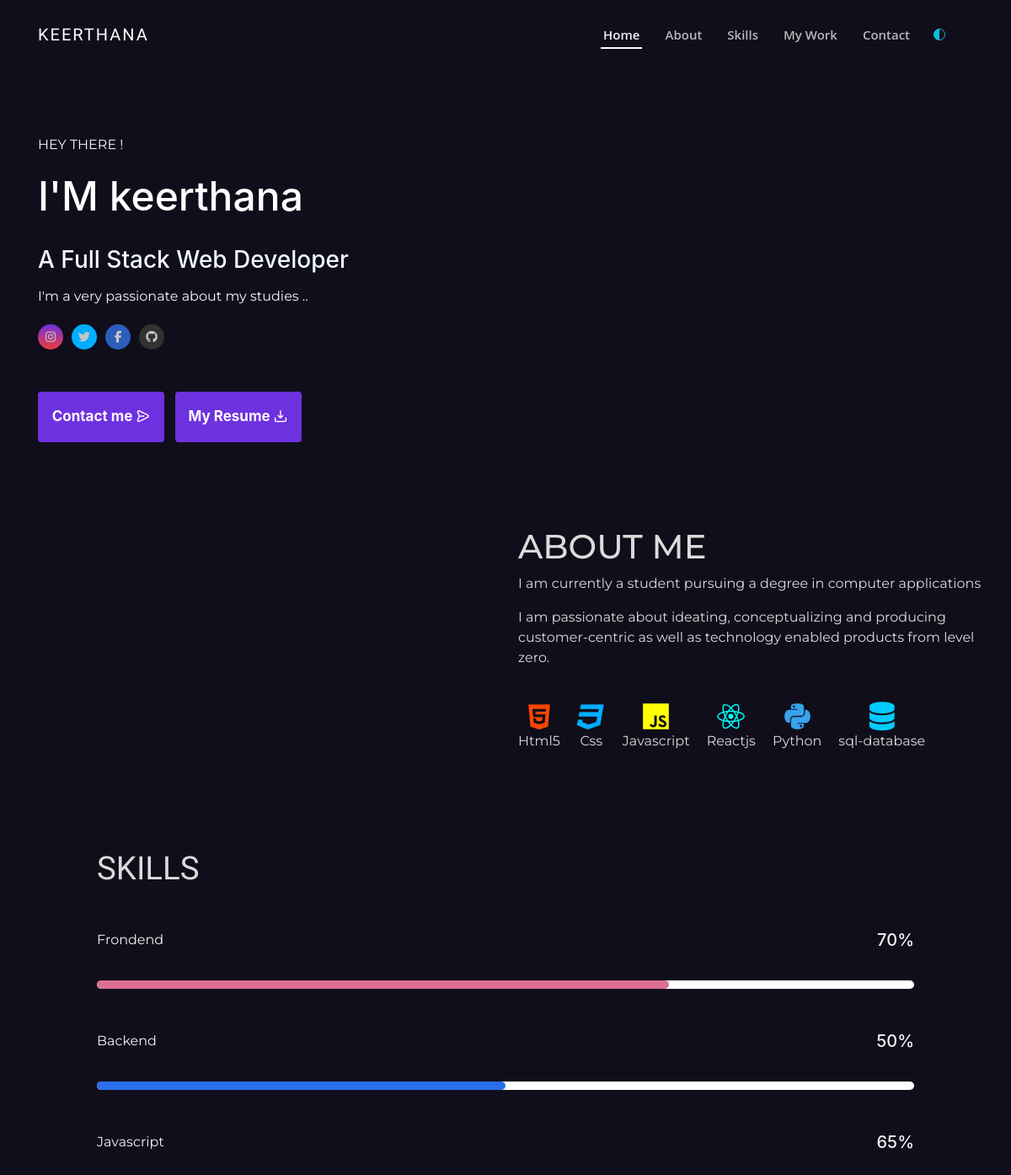
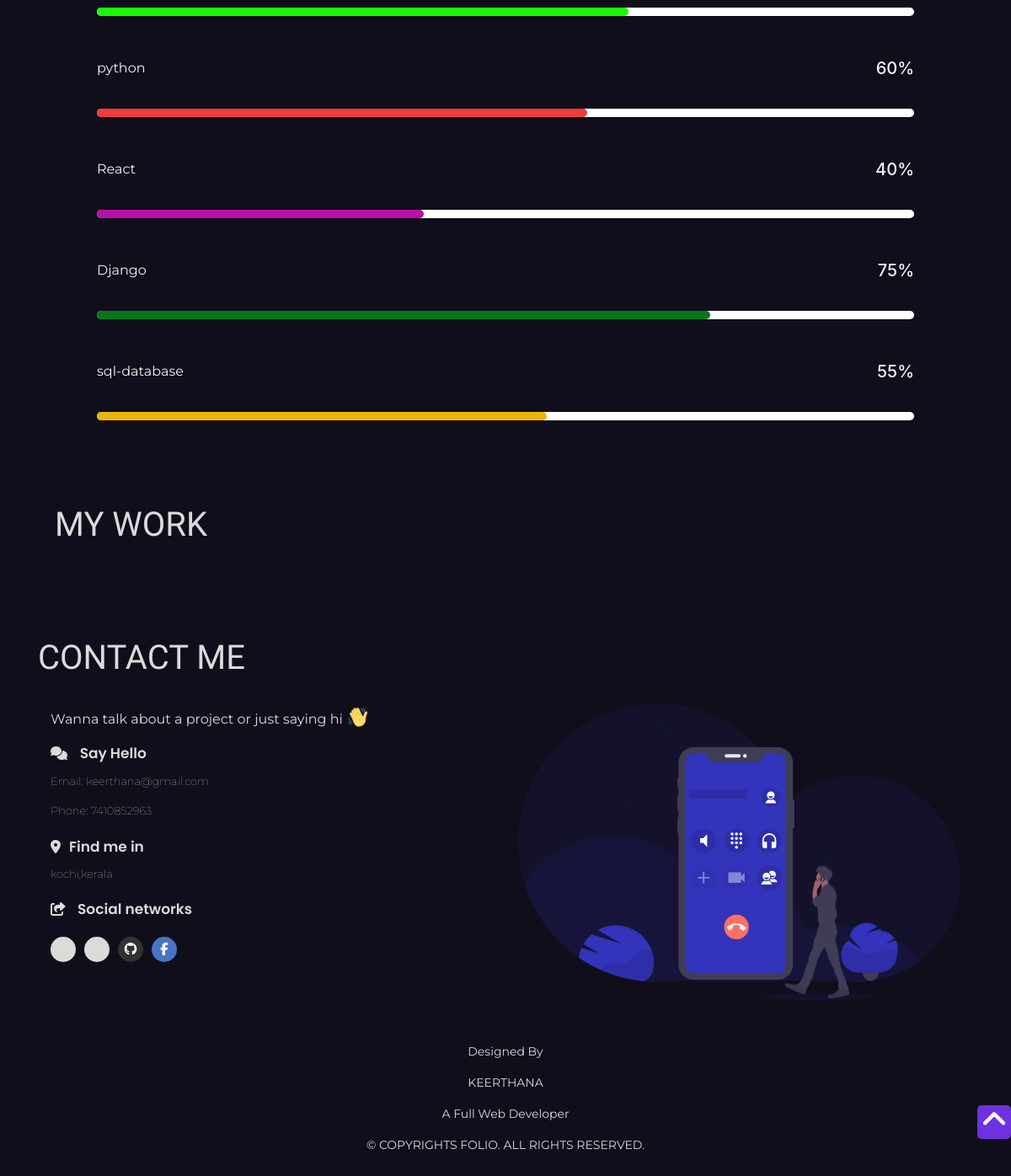
The page / on the database its author committed (2 pictures, top to bottom).
### feeds/models.py (models this page shows, shortened)
class PersonalInformation(models.Model):
    name_complete = models.CharField(max_length=50, blank=True, null=True)
    avatar = models.URLField(blank=True, null=True)
    mini_about = models.TextField(blank=True, null=True)
    address = models.CharField(max_length=100, blank=True, null=True)
    phone = models.CharField(max_length=20, blank=True, null=True)
    email = models.EmailField(max_length=255, blank=True, null=True)
    cv = models.FileField(upload_to='cv', blank=True, null=True)
    github = models.URLField(blank=True, null=True)
    linkedin = models.URLField(blank=True, null=True)
    facebook = models.URLField(blank=True, null=True)
    twitter = models.URLField(blank=True, null=True)
    instagram = models.URLField(blank=True, null=True)
    mycv = models.URLField(blank=True, null=True)

class About(models.Model):
    title = models.CharField(max_length=20, blank=True, null=True)
    description1 = models.TextField(blank=False, null=True)
    description2 = models.TextField(blank=False, null=True)
    about_avatar = models.URLField(blank=True, null=True)

### feeds/views.py (the view)
# urls.py: path('',views.home_page,name="main_home" )
def home_page(request):
    myinfo = PersonalInformation.objects.all()
    myabout = About.objects.all()
    myskills = Projects.objects.all()
    skills = Skills.objects.all()
    context = {
        "info": myinfo,
        "about": myabout,
        "skills": myskills,
        "know": skills
    }
    return render(request, 'home_page.html', context)

### feeds/templates/home_page.html (shortened to what this page needs)
{% load static %}
<!DOCTYPE html>
<html lang="en">
<head>
    <link rel="stylesheet" href="https://unpkg.com/aos@next/dist/aos.css" />
    <link rel="stylesheet" href="https://code.ionicframework.com/ionicons/2.0.1/css/ionicons.min.css">
    <link rel="stylesheet" href="https://unicons.iconscout.com/release/v4.0.0/css/line.css">
    <link rel="stylesheet" href="https://allyoucan.cloud/cdn/icofont/1.0.1/icofont.css">
    <link href='https://cdn.jsdelivr.net/npm/boxicons@2.0.5/css/boxicons.min.css' rel='stylesheet'>
    <link rel="stylesheet" href="https://stackpath.bootstrapcdn.com/bootstrap/4.3.1/css/bootstrap.min.css">
    <link rel="stylesheet" href="{% static 'css/main.css' %}">
</head>
<body data-aos-easing="ease" data-aos-duration="1500" data-aos-delay="0">
    <header id="header" class="fixed-top ">
        <div class="container-fluid  navbur">
            <div class="navi">
                <div class="col-xl-9 d-flex align-items-center lefty">
                    <h1 class="logo mr-auto"><a href="#">KEERTHANA</a></h1>
                    <nav class="nav-menu d-none d-lg-block float-right">
                        <ul>
                            <li class="active"><a href="#home">Home</a></li>
                            <li><a href="#about">About</a></li>
                            <li><a href="#skills">Skills</a></li>
                            <li><a href="#work">My Work</a></li>
                            <li><a href="#contact">Contact</a></li>
                            <div class="invert pl-4 " id="theme-button">
                                <ion-icon name='contrast-outline' style="color:rgb(17, 190, 221)"></ion-icon>
                            </div>
                        </ul>
                    </nav>
                </div>
            </div>
        </div>
    </header>
    <section class=" descript "  id="home">
        <div class="container ">
            <div class="small-container ">
                <div class="row">
                    <div class="col-md-6 initial-0 aos-init " data-aos="zoom-in" data-aos-delay="200">
                        <p id="hey">HEY THERE !</p>
                        {% for infor in info %}
                        <h1 id="name">I'M <span>{{infor.name_complete}}</span> </h1>
                        <h3> A Full Stack Web Developer</h3>
                        <p> {{infor.mini_about}}</p>
                        <div class="social">
                            <a href="{{infor.instagram}}"> <i class="fa fa-instagram"></i></a>
                            <a href="{{infor.twitter}}"> <i class="fa fa-twitter"></i></a>
                            <a href="{{infor.facebook}}"><i class="fa fa-facebook-f" style="background: #4974c5 "></i>
                           </a>
                            <a href="{{infor.github}}"><i class="fa fa-github"></i>
                            </a>
                        </div>
                        <div class="button">
                            <a href="mailto:{{infor.email}}"> <button class="main-button2">Contact me <i class="uil uil-message"style="" ></i>  </button></a>
                            <a class="main-button ml-2" href="{{infor.mycv}}" target="_blank" rel="noopener noreferrer"> <button id="btn2">My Resume <i class="uil uil-import"></i></i>
                            </button></a>
                        </div>
                    </div>
                    <div class="col-md-6 initial-1 aos-init" data-aos="zoom-in" data-aos-delay="300">
                    </div>
                    {% endfor %}
                </div>
            </div>
        </div>
    </section>
    <section class="about its-me " id="about">
        <div class="container2">
            <div class="small-container2 ">
                <div class="row2 initial-3">
                    {% for aboutme in about %}
                    <div class="col-md-6 aos-init" data-aos="fade-up-right" data-aos-delay="700">
                    </div>
                    <div class="col-md-6 initial-4">
                        <div class="title aos-init" data-aos="zoom-in" data-aos-delay="200">
                            <h1>{{aboutme.title}}</h1>
                        </div>
                        <p data-aos="zoom-in" data-aos-delay="200" class="aos-init">{{aboutme.description1}}</p>
                        <p data-aos="zoom-in" data-aos-delay="200" class="aos-init">{{aboutme.description2}}</p>
                        <div class="icons aos-init" data-aos="zoom-in" data-aos-delay="300">
                            <div> <i class="fa fa-html5"></i>
                                <p>Html5</p>
                            </div>
                            <div> <i class="fa fa-css3 " aria-hidden=”true”></i>
                                <p>Css</p>
                            </div>
                            <div>
                                <ion-icon name="logo-javascript" style="color: yellow;font-size:35px"></ion-icon>
                                <p>Javascript</p>
                            </div>
                            <div>
                                <ion-icon name="logo-react" style="color: cyan;font-size:35px"></ion-icon>
                                <p>Reactjs</p>
                            </div>
                            <div>
                                <ion-icon name="logo-python" style="color: #38a4ec;font-size:35px"></ion-icon>
                                <p>Python</p>
                            </div>
                            <div> <i class="fa fa-database"></i>
                                <p>sql-database</p>
                            </div>
                        </div>
                        {% endfor %}
                    </div>
                </div>
            </div>
        </div>
        <article>
            <div class="container skills" id="skills">
                <div class="small-container">
                    <div class="row9">
                        <div class="col-md-10 initial-5">
                            <div class="title">
                                <h1 class="">SKILLS</h1>
                            </div>
                            <div class="all-bars">
                                <div class="bars aos-init" data-aos="zoom-in" data-aos-delay="800">
                                    <div class="bar-info">
                                        <p>Frondend</p>
                                        <h5>70%</h5>
                                    </div>
                                    <div class="bar">
                                        <p id="one"></p>
                                    </div>
                                </div>
                                <div class="bars aos-init" data-aos="zoom-in" data-aos-delay="300">
                                    <div class="bar-info">
                                        <p>Backend</p>
                                        <h5>50%</h5>
                                    </div>
                                    <div class="bar">
                                        <p id="two"></p>
                                    </div>
                                </div>
                                <div class="bars aos-init" data-aos="zoom-in" data-aos-delay="300">
                                    <div class="bar-info">
                                        <p>Javascript</p>
                                        <h5>65%</h5>
                                    </div>
                                    <div class="bar">
                                        <p id="three"></p>
                                    </div>
                                </div>
                                <div class="bars aos-init" data-aos="zoom-in" data-aos-delay="400">
                                    <div class="bar-info">
                                        <p>python</p>
                                        <h5>60%</h5>
                                    </div>
                                    <div class="bar">
                                        <p id="four"></p>
                                    </div>
                                </div>
                                <div class="bars aos-init" data-aos="zoom-in" data-aos-delay="500">
                                    <div class="bar-info">
                                        <p>React</p>
                                        <h5>40%</h5>
                                    </div>
                                    <div class="bar">
                                        <p id="six"></p>
                                    </div>
                                </div>
                                <div class="bars aos-init" data-aos="zoom-in" data-aos-delay="600">
                                    <div class="bar-info">
                                        <p>Django</p>
                                        <h5>75%</h5>
                                    </div>
                                    <div class="bar">
                                        <p id="seven"></p>
                                    </div>
                                </div>
                                <div class="bars aos-init" data-aos="zoom-in" data-aos-delay="700">
                                    <div class="bar-info">
                                        <p>sql-database</p>
                                        <h5>55%</h5>
                                    </div>
                                    <div class="bar">
                                        <p id="five"></p>
                                    </div>
                                </div>
                            </div>
                        </div>
                    </div>
                </div>
            </div>
        </article>
    </section>
    <div class="work">
        <div class="container" id="work">
            <div class="title2">
                <h1>MY WORK</h1>
            </div>
        </div>
    </div>
    <footer id="contact">
        <div class="container">
            <div class="title5">
                <h1>CONTACT ME</h1>
            </div>
            <div class="small-container">
                <div class="row4">
                                         {% for infor in info %}
                    <div class="col-md-6 initial-8 aos-init" data-aos="fade-down-right" data-aos-delay="300">
                        <p id="helo">Wanna talk about a project or just saying hi <img src="{%  static 'images/e.png' %}" alt="" id="e" class="wave"></p>
                        <div class="contact-info">
                            <div class="c-ico">
                    <i class="fa fa-comments"></i> <span id="io">Say Hello</span></i>
                            </div>
                            <p>Email: <span>{{infor.email}}</span></p>
                            <p>Phone: <span>{{infor.phone}}</span></p>
                        </div>
                        <div class="contact-info">
                            <div class="c-ico">
                                <i class="fa fa-map-marker"></i><span id="io">Find me in</span>
                            </div>
                            <p><span>{{infor.address}}</span></p>
                        </div>
                        <div class="contact-info obojo">
                            <div class="c-ico">
                                <i class="fa fa-share-square-o"> <span id="io">Social networks</span> </i>
                            </div>
                            <h4>
                                <a href="{{infor.instagram}}" class="m1"> <i class="icofont-instagram"></i></a>
                                  <a href="{{infor.twitter}}" class="m1"> <i class="icofont-twitter"></i></a>
                                <a href="{{infor.github}}"><i class="fa fa-github"></i>
                                </a>
                                <a href="{{infor.facebook}}"><i class="fa fa-facebook" style="background: #4974c5"></i></a>
                            </h4>
                        </div>
                    </div>
                    <div class=" col-md-6 initial-7 aos-init " data-aos="zoom-in " data-aos-delay="700 ">
                        <img src="{% static 'images/19.svg' %} " alt=" ">
                    </div>
                 {% endfor %}
                </div>
                <div class="footing ">
                    <div class="row justify-content-center ">
                        <div class="col-md-4 ">
                            <p>Designed By </p>
                            <p>KEERTHANA</p>
                            <p>A Full Web Developer</p>
                            <p id="copy ">© COPYRIGHTS FOLIO. ALL RIGHTS RESERVED.
                        </div>
                    </div>
                </div>
            </div>
        </div>
        <div class="up-arrow ">
            <div class="arrow ">
                <a href="# "><i class="fa fa-angle-up "></i>
            </a>
            </div>
        </div>
    </footer>
</body>
</html>

### rows shown on the page
PersonalInformation: name_complete "keerthana", mini_about "I'm a very passionate about my studies ..", email "keerthana@gmail.com", phone "7410852963", address "kochi,kerala"
About: title "ABOUT ME", description1 "I am currently a student pursuing a degree in computer applications", description2 "I am passionate about ideating, conceptualizing and producing customer-centric as well as technology enabled products from level zero."
